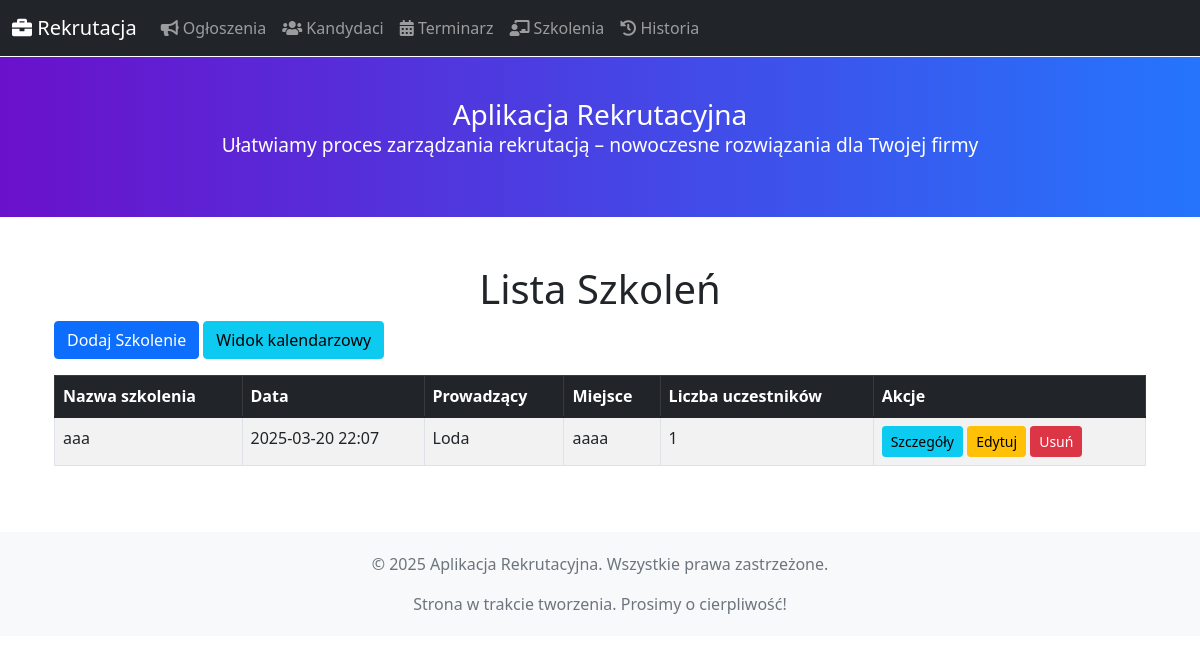
Page /szkolenia/ on the committed database.
### blueprints/models.py (models this page shows, shortened)
class Szkolenie(db.Model):
    __tablename__ = 'szkolenie'
    id = db.Column(db.Integer, primary_key=True)
    nazwa = db.Column(db.String(255), nullable=False)
    opis = db.Column(db.Text)
    data = db.Column(db.DateTime, nullable=False)
    prowadzacy = db.Column(db.String(255))
    miejsce = db.Column(db.String(255))
    uczestnictwa = db.relationship("Uczestnictwo", back_populates="szkolenie", cascade="all, delete-orphan")

### blueprints/szkolenia.py (the view)
@szkolenia_bp.route("/")
def lista_szkolen() -> str:
    szkolenia: List[Szkolenie] = Szkolenie.query.order_by(Szkolenie.data.asc()).all()
    return render_template("szkolenia_lista.html", szkolenia=szkolenia)

### app.py (called while the page is built)
@app.context_processor
def inject_now():
    return {'now': datetime.utcnow}

### templates/szkolenia/szkolenia_lista.html (shortened to what this page needs)
{% extends "base.html" %}
{% block content %}
<div class="container mt-5">
    <h1 class="text-center">Lista Szkoleń</h1>
    <div class="mb-3">
        <a href="{{ url_for('szkolenia_bp.dodaj_szkolenie') }}" class="btn btn-primary">Dodaj Szkolenie</a>
        <a href="{{ url_for('szkolenia_bp.kalendarz_szkolen') }}" class="btn btn-info">Widok kalendarzowy</a>
    </div>
    <div class="table-responsive">
        <table class="table table-bordered table-striped">
            <thead class="table-dark">
                <tr>
                    <th>Nazwa szkolenia</th>
                    <th>Data</th>
                    <th>Prowadzący</th>
                    <th>Miejsce</th>
                    <th>Liczba uczestników</th>
                    <th>Akcje</th>
                </tr>
            </thead>
            <tbody>
                {% for szkolenie in szkolenia %}
                <tr>
                    <td>{{ szkolenie.nazwa }}</td>
                    <td>{{ szkolenie.data.strftime('%Y-%m-%d %H:%M') if szkolenie.data else 'Brak daty' }}</td>
                    <td>{{ szkolenie.prowadzacy or 'Brak' }}</td>
                    <td>{{ szkolenie.miejsce or 'Brak' }}</td>
                    <td>{{ szkolenie.uczestnictwa|length }}</td>
                    <td>
                        <a href="{{ url_for('szkolenia_bp.szczegoly_szkolenia', id=szkolenie.id) }}" class="btn btn-info btn-sm">Szczegóły</a>
                        <a href="{{ url_for('szkolenia_bp.edytuj_szkolenie', id=szkolenie.id) }}" class="btn btn-warning btn-sm">Edytuj</a>
                        <form action="{{ url_for('szkolenia_bp.usun_szkolenie', id=szkolenie.id) }}" method="POST" style="display:inline;">
                            <button type="submit" class="btn btn-danger btn-sm" onclick="return confirm('Czy na pewno chcesz usunąć to szkolenie?')">Usuń</button>
                        </form>
                    </td>
                </tr>
                {% else %}
                <tr>
                    <td colspan="6" class="text-center">Brak zaplanowanych szkoleń.</td>
                </tr>
                {% endfor %}
            </tbody>
        </table>
    </div>
</div>
{% endblock %}

### templates/base.html (style rules this page uses)
body { padding-top: 1px; }

### rows in the picture
Szkolenie: nazwa "aaa", data "2025-03-20 22:07", prowadzacy "Loda", miejsce "aaaa", uczestnictwa|length "1"
